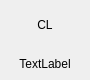
<?xml version="1.0" encoding="UTF-8"?>
<ui version="4.0">
 <class>ClassWidget</class>
 <widget class="QWidget" name="ClassWidget">
  <property name="geometry">
   <rect>
    <x>0</x>
    <y>0</y>
    <width>90</width>
    <height>80</height>
   </rect>
  </property>
  <property name="minimumSize">
   <size>
    <width>90</width>
    <height>80</height>
   </size>
  </property>
  <property name="maximumSize">
   <size>
    <width>90</width>
    <height>99</height>
   </size>
  </property>
  <property name="windowTitle">
   <string>Form</string>
  </property>
  <layout class="QVBoxLayout" name="verticalLayout">
   <property name="spacing">
    <number>0</number>
   </property>
   <property name="leftMargin">
    <number>1</number>
   </property>
   <property name="topMargin">
    <number>1</number>
   </property>
   <property name="rightMargin">
    <number>1</number>
   </property>
   <property name="bottomMargin">
    <number>1</number>
   </property>
   <item>
    <widget class="QWidget" name="widget" native="true">
     <property name="styleSheet">
      <string notr="true"/>
     </property>
     <layout class="QVBoxLayout" name="verticalLayout_2">
      <property name="spacing">
       <number>0</number>
      </property>
      <property name="leftMargin">
       <number>0</number>
      </property>
      <property name="topMargin">
       <number>0</number>
      </property>
      <property name="rightMargin">
       <number>0</number>
      </property>
      <property name="bottomMargin">
       <number>0</number>
      </property>
      <item>
       <widget class="QLabel" name="label">
        <property name="styleSheet">
         <string notr="true">QLabel{
	font-size:40px;
	font-weight: bold;
	border:0;
    background:rgba(0,0,0,0);	
};</string>
        </property>
        <property name="text">
         <string>CL</string>
        </property>
        <property name="alignment">
         <set>Qt::AlignCenter</set>
        </property>
       </widget>
      </item>
      <item>
       <widget class="QLabel" name="label_2">
        <property name="minimumSize">
         <size>
          <width>0</width>
          <height>30</height>
         </size>
        </property>
        <property name="maximumSize">
         <size>
          <width>16777215</width>
          <height>30</height>
         </size>
        </property>
        <property name="styleSheet">
         <string notr="true">QLabel{
	border:0;
    background:rgba(0,0,0,0);	
};</string>
        </property>
        <property name="text">
         <string>TextLabel</string>
        </property>
        <property name="alignment">
         <set>Qt::AlignCenter</set>
        </property>
       </widget>
      </item>
     </layout>
    </widget>
   </item>
  </layout>
 </widget>
 <resources/>
 <connections/>
</ui>
